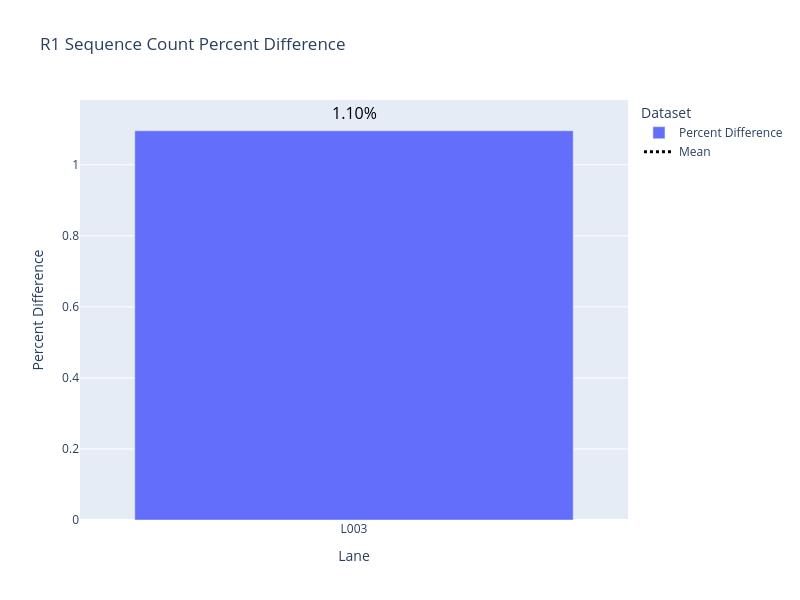

This figure's notebook cell:
### Code cell
difference = group_reset_ns6['abs_difference'] / group_reset_ns6['fastqc_raw__Total Sequences'] * 100
group_reset_ns6['percent_difference'] = difference

# Create the plot
fig = go.Figure()

# Add NS6 data as bars
fig.add_trace(
    go.Bar(
        x=group_reset_ns6["Lane"],
        y=group_reset_ns6["percent_difference"],
        name="Percent Difference",
        hovertemplate="%{y:.2f}%<extra></extra>"
    )
)

mean_difference = group_reset_ns6['percent_difference'].mean()

# Overlay mean value as a dashed line
fig.add_trace(
    go.Scatter(
        x=group_reset_ns6["Lane"],
        y=[mean_difference] * len(group_reset_ns6),  # Mean line
        mode="lines",  # Add markers to the line
        name="Mean",
        line=dict(
            color="black",  # Set the color to re
            dash="dot",
            width=3       # Set line thickness
        ),
        showlegend=True  # Ensure mean appears in the legend
    )
)

# Add an annotation for the mean
fig.add_annotation(
    x=0.5,  # Adjust to position annotation centrally
    y=mean_difference +0.05,
    xref="paper",
    yref="y",
    text=f"{mean_difference:.2f}%",
    showarrow=False,
    font=dict(color="black", size=16)
)

# Update layout
fig.update_layout(
    height=600,
    width=800,
    yaxis_title="Percent Difference",
    title="R1 Sequence Count Percent Difference",
    xaxis_title="Lane",
    legend_title="Dataset"
)

fig.show()

### Figure 1 — Plotly figure (JSON) as saved in the notebook; plotly's stock layout.template omitted (floating-point values rounded to 4 significant figures)
{"data": [{"hovertemplate": "%{y:.2f}%<extra></extra>", "name": "Percent Difference", "type": "bar", "x": ["L003"], "y": [1.096]}, {"line": {"color": "black", "dash": "dot", "width": 3}, "mode": "lines", "name": "Mean", "showlegend": true, "type": "scatter", "x": ["L003"], "y": [1.096]}], "layout": {"annotations": [{"font": {"color": "black", "size": 16}, "showarrow": false, "text": "1.10%", "x": 0.5, "xref": "paper", "y": 1.146, "yref": "y"}], "height": 600, "legend": {"title": {"text": "Dataset"}}, "title": {"text": "R1 Sequence Count Percent Difference"}, "width": 800, "xaxis": {"title": {"text": "Lane"}}, "yaxis": {"title": {"text": "Percent Difference"}}}}
